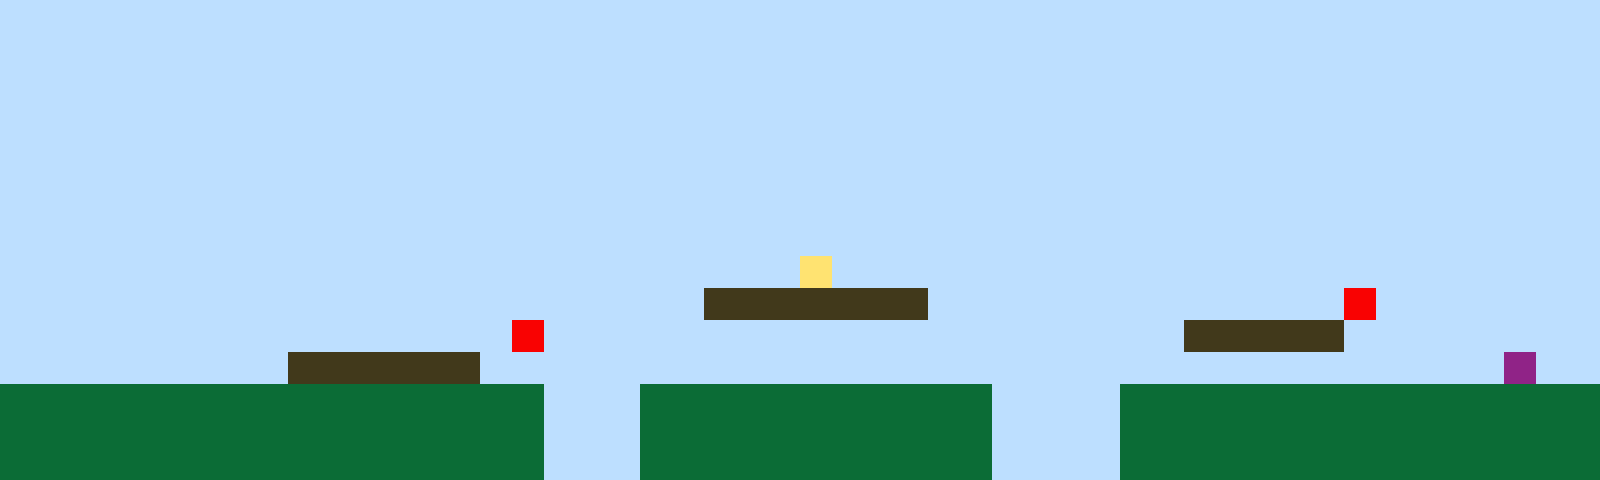

A 2D game scene composited from a Tiled map and its tileset images. What follows is a short description and the map's XML, with every tile layer's data as written:
An orthogonal 50x15 tile map with 32x32 px tiles, 1 tile layer (Tile Layer 1).

<map version="1.10" tiledversion="1.11.2" orientation="orthogonal" renderorder="right-up" width="50" height="15" tilewidth="32" tileheight="32" infinite="0" nextlayerid="2" nextobjectid="1"><editorsettings><export target="map1.csv" format="csv" /></editorsettings><tileset firstgid="1" name="sprites" tilewidth="32" tileheight="32" tilecount="6" columns="3"><image source="sprites.png" width="96" height="64" /></tileset><layer id="1" name="Tile Layer 1" width="50" height="15"><data encoding="csv">1,1,1,1,1,1,1,1,1,1,1,1,1,1,1,1,1,1,1,1,1,1,1,1,1,1,1,1,1,1,1,1,1,1,1,1,1,1,1,1,1,1,1,1,1,1,1,1,1,1,1,1,1,1,1,1,1,1,1,1,1,1,1,1,1,1,1,1,1,1,1,1,1,1,1,1,1,1,1,1,1,1,1,1,1,1,1,1,1,1,1,1,1,1,1,1,1,1,1,1,1,1,1,1,1,1,1,1,1,1,1,1,1,1,1,1,1,1,1,1,1,1,1,1,1,1,1,1,1,1,1,1,1,1,1,1,1,1,1,1,1,1,1,1,1,1,1,1,1,1,1,1,1,1,1,1,1,1,1,1,1,1,1,1,1,1,1,1,1,1,1,1,1,1,1,1,1,1,1,1,1,1,1,1,1,1,1,1,1,1,1,1,1,1,1,1,1,1,1,1,1,1,1,1,1,1,1,1,1,1,1,1,1,1,1,1,1,1,1,1,1,1,1,1,1,1,1,1,1,1,1,1,1,1,1,1,1,1,1,1,1,1,1,1,1,1,1,1,1,1,1,1,1,1,1,1,1,1,1,1,1,1,1,1,1,1,1,1,1,1,1,1,1,1,1,1,1,1,1,1,1,1,1,1,1,1,1,1,1,1,1,1,1,1,1,1,1,1,1,1,1,1,1,1,1,1,1,1,1,1,1,1,1,1,1,1,1,1,1,1,1,1,1,1,1,1,1,1,1,1,1,1,1,1,1,1,1,1,1,1,1,1,1,1,1,1,1,1,1,1,1,1,1,1,1,1,1,1,1,1,1,1,1,1,1,1,1,1,1,1,1,1,1,1,1,1,1,1,1,1,1,1,1,1,1,1,1,1,1,1,1,1,1,1,1,1,1,1,1,1,1,1,1,1,1,1,1,1,1,1,1,1,1,1,1,1,1,1,1,1,1,1,1,1,1,4,1,1,1,1,1,1,1,1,1,1,1,1,1,1,1,1,1,1,1,1,1,1,1,1,1,1,1,1,1,1,1,1,1,1,1,1,1,1,1,1,1,1,1,1,1,1,3,3,3,3,3,3,3,1,1,1,1,1,1,1,1,1,1,1,1,1,5,1,1,1,1,1,1,1,1,1,1,1,1,1,1,1,1,1,1,1,1,1,1,1,5,1,1,1,1,1,1,1,1,1,1,1,1,1,1,1,1,1,1,1,1,3,3,3,3,3,1,1,1,1,1,1,1,1,1,1,1,1,1,1,1,1,1,3,3,3,3,3,3,1,1,1,1,1,1,1,1,1,1,1,1,1,1,1,1,1,1,1,1,1,1,1,1,1,1,1,1,1,1,1,1,6,1,1,2,2,2,2,2,2,2,2,2,2,2,2,2,2,2,2,2,1,1,1,2,2,2,2,2,2,2,2,2,2,2,1,1,1,1,2,2,2,2,2,2,2,2,2,2,2,2,2,2,2,2,2,2,2,2,2,2,2,2,2,2,2,2,2,2,2,2,1,1,1,2,2,2,2,2,2,2,2,2,2,2,1,1,1,1,2,2,2,2,2,2,2,2,2,2,2,2,2,2,2,2,2,2,2,2,2,2,2,2,2,2,2,2,2,2,2,2,1,1,1,2,2,2,2,2,2,2,2,2,2,2,1,1,1,1,2,2,2,2,2,2,2,2,2,2,2,2,2,2,2</data></layer></map>
